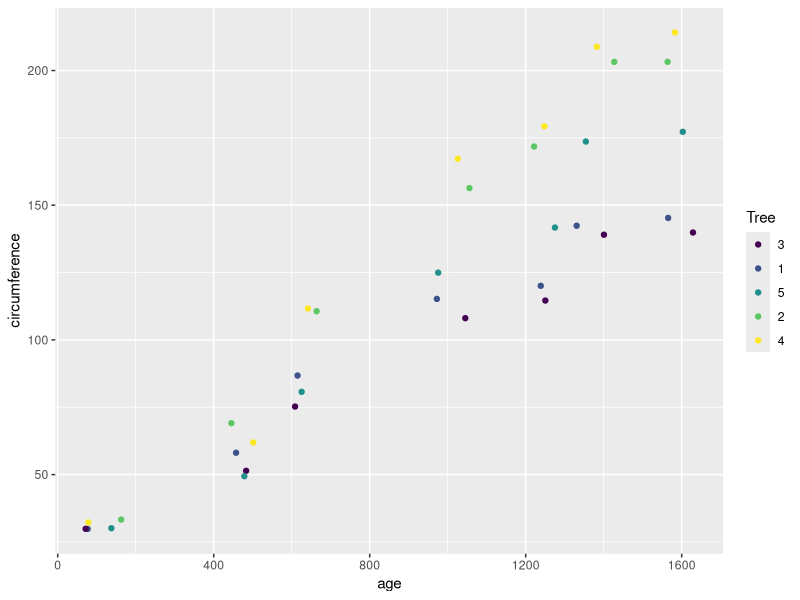

Generate this figure with R:
## ---- chunk 1
knitr::opts_chunk$set(echo = TRUE)
## ---- chunk 2
summary(Orange)
## ---- chunk 3
library(ggplot2)
p <- ggplot(Orange, aes(age, circumference, color=Tree))
p + geom_jitter() 
